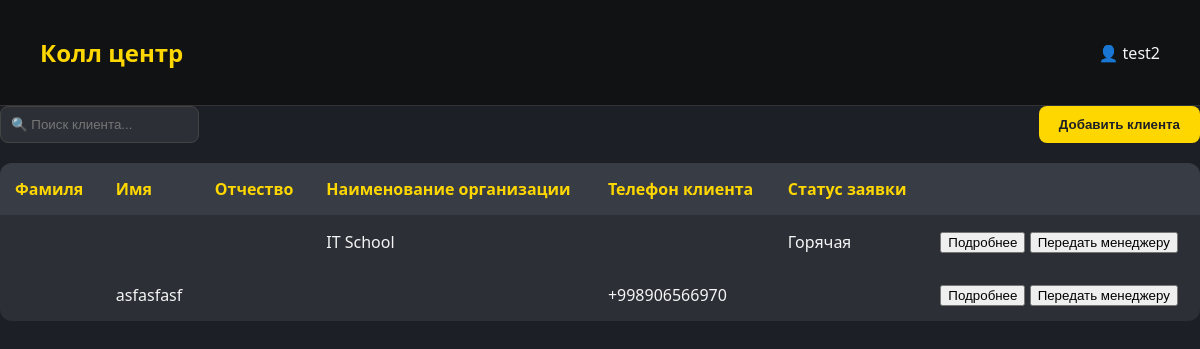
/call_center/ (signed in), run on an earlier commit of the app's database.
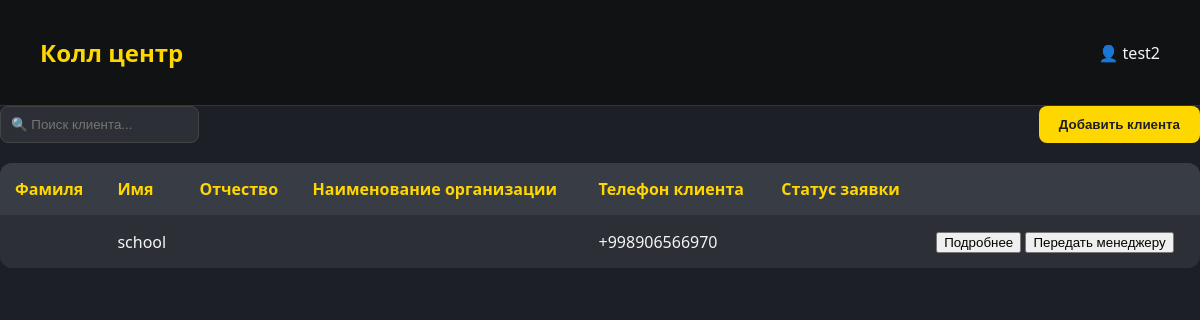
And on a later commit of the database.
### backend/models.py (models this page shows, shortened)
class Orders(models.Model):
    Stage_CHOICES = [
        ("marketing", "Соц. маркетинг"),
        ("call_center", "Колл-центр"),
        ("manager", "Менеджер"),
        ("design", "Проектирование"),
        ("technologist", "Технолог"),
        ("manager_2", "Менеджер_2"),
        ("accounting", "Бухгалтерия"),
        ("warehouse", "Склад"),
        ("manufacturing", "Производство"),
        ("accounting_2", "Бухгалтерия_2"),
        ("delivery", "Доставка"),
        ("installation", "Установка"),
        ("quality_control", "Контроль качества"),
        ("finished", "Завершён"),
        ("archive", "Архив"),
        ("failed", "fail")
    ]
    Stage_pod_CHOICES = [
        ("rezka", "Резка"),
        ("svarka", "Сварка"),
        ("fill", "Покраска"),
        ("print", "Печать"),
        ('sborka',"Сборка"),
        ('ready','Готово')
    ]
    vstrecha_choice = [
        ("viezd", "Выезд"),
        ("priezd", "Приезд"),
    ]
    zayavki_choice = [
        ("hot", "Горячая"),
        ("cool", "Холодная"),
    ]
    client=models.ForeignKey(Clients, on_delete=models.CASCADE, related_name='clients_order',null=True)
    call_center = models.ForeignKey(
        'Profile', on_delete=models.CASCADE, related_name='call_center_profile', verbose_name="Профиль",blank=True,null=True
    )
    order_name=models.CharField(max_length=100,null=True)
    vstrecha=models.CharField(max_length=20, choices=vstrecha_choice,null=True)
    zayavki = models.CharField(max_length=20, choices=zayavki_choice, null=True)
    order_sum=models.DecimalField(max_digits=10, decimal_places=2,default=0)
    order_predoplata=models.DecimalField(max_digits=10, decimal_places=2,default=0)
    description=models.TextField()
    description_design = models.TextField()
    check_design=models.BooleanField(default=False)
    catigories = models.CharField(max_length=50)
    razmer=models.CharField(max_length=50)
    latitude = models.FloatField(blank=True, null=True, default=0)
    longitude = models.FloatField(blank=True, null=True, default=0)
    tz=models.FileField(blank=True, upload_to='pictures/')
    design=models.FileField(blank=True, upload_to='pictures/')
    stage = models.CharField(max_length=20, choices=Stage_CHOICES,default='manager')
    add_order=models.DateField(null=True)
    complete_order=models.DateField(null=True)
    rezka=models.BooleanField(default=False)
    svarka=models.BooleanField(default=False)
    fill=models.BooleanField(default=False)
    print=models.BooleanField(default=False)
    sborka = models.BooleanField(default=False)
    stage_pod=models.CharField(max_length=20, choices=Stage_pod_CHOICES,default="rezka")
    payment_data=models.DateField(null=True)
    complete_date=models.DateField(null=True)
    fail_date = models.DateField(null=True)
    by_who_fail=models.CharField(max_length=50,null=True,blank=True)
    fail=models.CharField(max_length=255,null=True)
    full_pay=models.BooleanField(default=False)

class Clients(models.Model):
    Social_CHOICES = [
        ("social", "Социальные сети"),
        ("cold_calls", "Холодные звонки"),
        ("word_of_mouth", "Сарафанное радио"),
    ]
    CLIENT_TYPE_CHOICES = [
        ('INDIVIDUAL', 'Физическое лицо'),
        ('LEGAL_ENTITY', 'Юридическое лицо'),
    ]
    social = models.CharField(max_length=20, choices=Social_CHOICES)
    client_type = models.CharField(
        max_length=20,
        choices=CLIENT_TYPE_CHOICES,
    )
    phone = PhoneNumberField()
    created_at = models.DateField(auto_now_add=True,null=True)
    name = models.CharField(max_length=200, null=True, blank=True, default=None)
    lastname = models.CharField(max_length=200, null=True, blank=True, default=None)
    middle_name = models.CharField(max_length=200, null=True, blank=True, default=None)
    adress = models.CharField(max_length=200, null=True, blank=True, default=None)
    company_name=models.CharField(max_length=200, null=True, blank=True, default=None)
    inn = models.CharField(max_length=12,null=True, blank=True, default=None)
    account=models.IntegerField(blank=True,null=True,default=None)
    mfo = models.IntegerField(blank=True, null=True, default=None)
    active=models.BooleanField(default=False)

class Social_clients(models.Model):
    profile = models.ForeignKey(
        'Profile', on_delete=models.CASCADE, related_name='social_client', verbose_name="Профиль"
    )
    client_name=models.CharField(max_length=100)
    phone=PhoneNumberField(null=True, blank=True, default=None)
    comment=models.CharField(max_length=255,null=True, blank=True, default=None)
    order=models.OneToOneField("Orders", on_delete=models.CASCADE, related_name='marketing',null=True)

### backend/views.py (the view, shortened to what this page needs)
# urls.py: path('call_center/',views.Call_center.as_view(),name='call_center'),
class Call_center(LoginRequiredMixin,TemplateView):
   template_name = 'call_center.html'
   login_url = reverse_lazy('login')
   def get_context_data(self, *, object_list=None, **kwargs):
      context = super().get_context_data(**kwargs)
      context['order']=Orders.objects.filter(stage='call_center').order_by('-id')
      return context

### backend/templates/call_center.html (shortened to what this page needs)
{% if request.user.profile.approve %}
<!DOCTYPE html>
<html lang="ru">
<head>
</head>
<body>
  <header>
    <h1 onclick="window.location.href='{% url 'dashboard' %}'" style="cursor: pointer;">Колл центр</h1>
    <div>👤 {{request.user.profile.name}}</div>
  </header>
    <div class="top-bar">
     <form action="" method="GET">
      <input type="text" name="search"  id="clientSearchInput" placeholder="🔍 Поиск клиента...">
       </form>
        <button onclick="window.location.href='{% url 'call_center_add' %}'">Добавить клиента</button>
    </div>
     <div id="individual-fields">
    <table id="clientTable">
      <thead>
        <tr>
          <th>Фамиля</th>
          <th>Имя</th>
          <th>Отчество</th>
          <th>Наименование организации</th>
          <th>Телефон клиента</th>
          <th>Статус заявки</th>
          <th></th>
        </tr>
      </thead>
      {% for item in order %}
      <tbody>
        <tr>
          <td>{{item.client.lastname|default:""}}</td>
          {% if item.client.name %}
          <td>{{item.client.name|default:""}}</td>
          {% else %}
          <td>{{item.marketing.client_name|default:""}}</td>
          {% endif %}
           <td>{{item.client.middle_name|default:""}}</td>
           <td>{{item.client.company_name|default:""}}</td>
           <td>
             {% if item.client.phone %}
             {{item.client.phone|default:""}}
             {% else %}
             {{ item.marketing.phone|default:"" }}
             {% endif %}
           </td>
           <td>{{item.get_zayavki_display|default:""}}</td>
            <td><div>
                <button onclick="window.location.href='{% url 'call_cente_detail' item.pk %}'">Подробнее</button>
              {% if item.stage == 'call_center'%}
                <button onclick="openPopup({{item.pk}})">Передать менеджеру</button>
              {% endif %}
            </div></td>
        </tr>
      </tbody>
      {% endfor %}
       </table>
      </div>
</body>
</html>
{% else %}
{% include 'waiting.html' %}
{% endif %}

What changed in the data, as far as the page shows it:
no longer on this page (row edited): Orders: client.company_name "IT School", zayavki "Горячая"
no longer on this page (row edited): Orders: marketing.client_name "asfasfasf", marketing.phone "+998906566970"
added Orders: marketing.client_name "school", marketing.phone "+998906566970"
